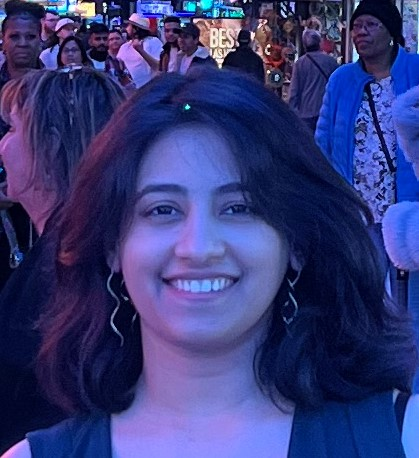
#> input picture avatar.JPG, 419 x 458 px
$ python filter.py
#> lines starting #> are read from the running program, lines starting #| are printed output that depends on the picture
import cv2
import numpy as np
import scipy
import matplotlib.pyplot as plt

from scipy.interpolate import UnivariateSpline
def LookupTable(x, y):
  spline = UnivariateSpline(x, y)
  return spline(range(256))

#Read the image
image = cv2.imread('avatar.JPG')
#> image is the input picture: shape (458, 419, 3); mean B, G, R 119.9, 57.4, 53.3

def sharpen(image):
    kernel = np.array([[-1, -1, -1], [-1, 9.5, -1], [-1, -1, -1]])
    sharpened = cv2.filter2D(image, -1, kernel)
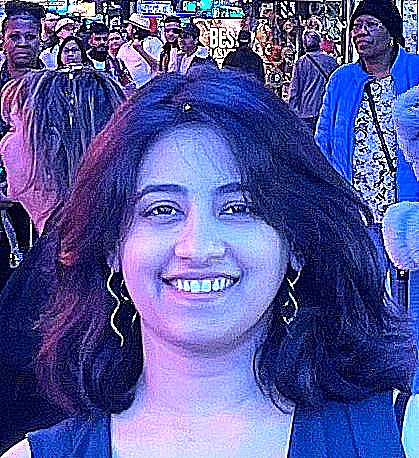
#> sharpened: shape (458, 419, 3); mean B, G, R 157.9, 88, 83.3
    return sharpened

def HDR(img):
    hdr = cv2.detailEnhance(img, sigma_s=6, sigma_r=0.15)
    return hdr

def Summer(img):
    increaseLookupTable = LookupTable([0, 64, 128, 256], [0, 80, 160, 256])
    decreaseLookupTable = LookupTable([0, 64, 128, 256], [0, 50, 100, 256])
    blue_channel, green_channel,red_channel  = cv2.split(img)
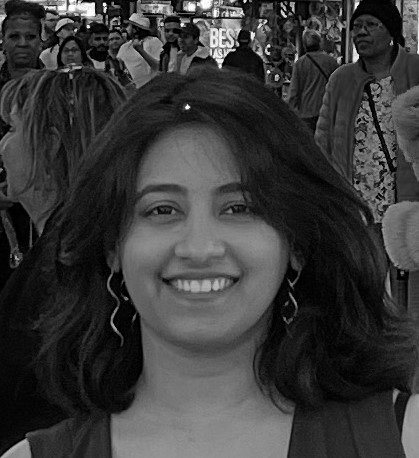
#> green_channel: shape (458, 419); min 0, max 255, mean 57.4
    red_channel = cv2.LUT(red_channel, increaseLookupTable).astype(np.uint8)
    blue_channel = cv2.LUT(blue_channel, decreaseLookupTable).astype(np.uint8)
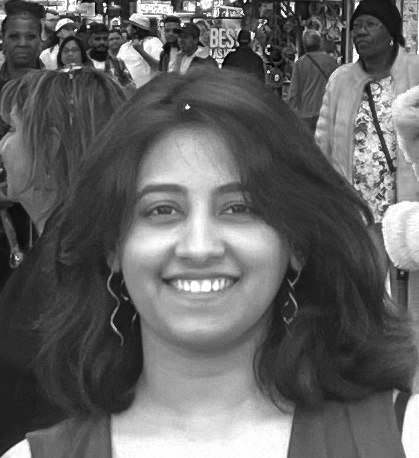
#> blue_channel: shape (458, 419); min 0, max 254, mean 100.2
    sum= cv2.merge((blue_channel, green_channel, red_channel ))
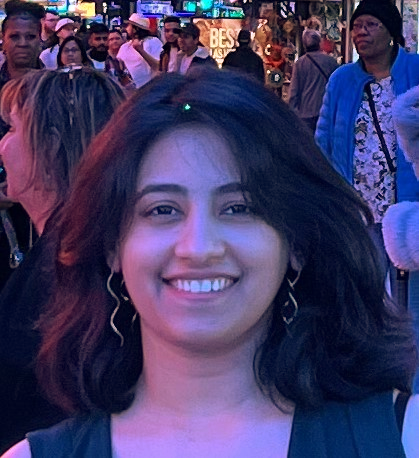
#> sum: shape (458, 419, 3); mean B, G, R 100.2, 57.4, 65.4
    return sum

def Winter(img):
    increaseLookupTable = LookupTable([0, 64, 128, 256], [0, 80, 160, 256])
    decreaseLookupTable = LookupTable([0, 64, 128, 256], [0, 50, 100, 256])
    blue_channel, green_channel,red_channel = cv2.split(img)
    red_channel = cv2.LUT(red_channel, decreaseLookupTable).astype(np.uint8)
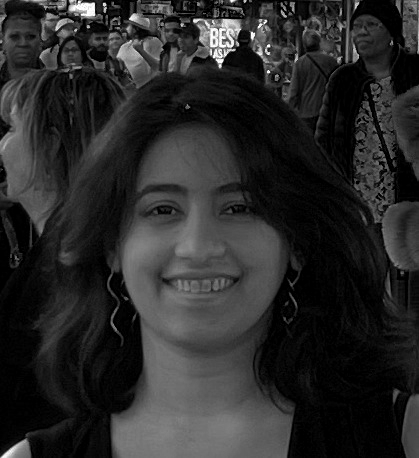
#> red_channel: shape (458, 419); min 0, max 254, mean 41.8
    blue_channel = cv2.LUT(blue_channel, increaseLookupTable).astype(np.uint8)
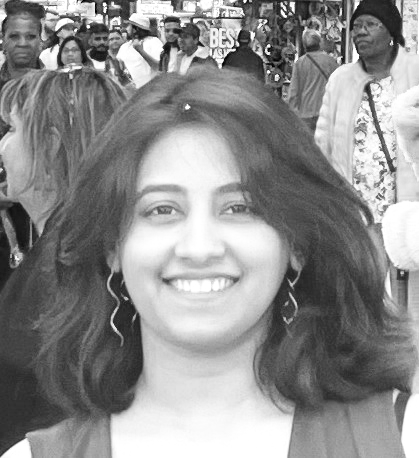
#> blue_channel: shape (458, 419); min 0, max 255, mean 141.3
    win= cv2.merge((blue_channel, green_channel, red_channel))
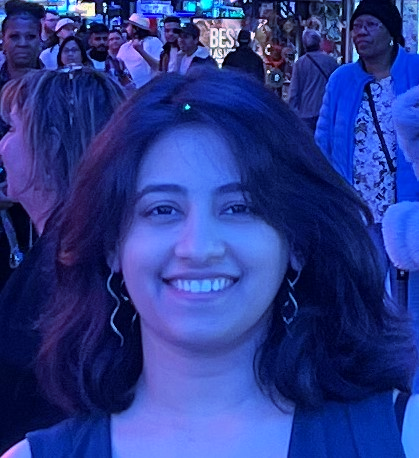
#> win: shape (458, 419, 3); mean B, G, R 141.3, 57.4, 41.8
    return win


#all image functions
sharp = sharpen(image)
highDef = HDR(image)
warm = Summer(image)
cold = Winter(image)


#list of all images
filtered_images = [sharp, highDef, warm, cold]
title = ['sharp', 'highDef', 'cold', 'warm']

#show all the filters
for i in range(4):
    plt.subplot(2, 2, i+1)
    plt.title(title[i])
    plt.imshow(filtered_images[i])
    plt.xticks([])
    plt.yticks([])

plt.show()
#> figure, not shown here; B, G, R data is drawn as R, G, B
